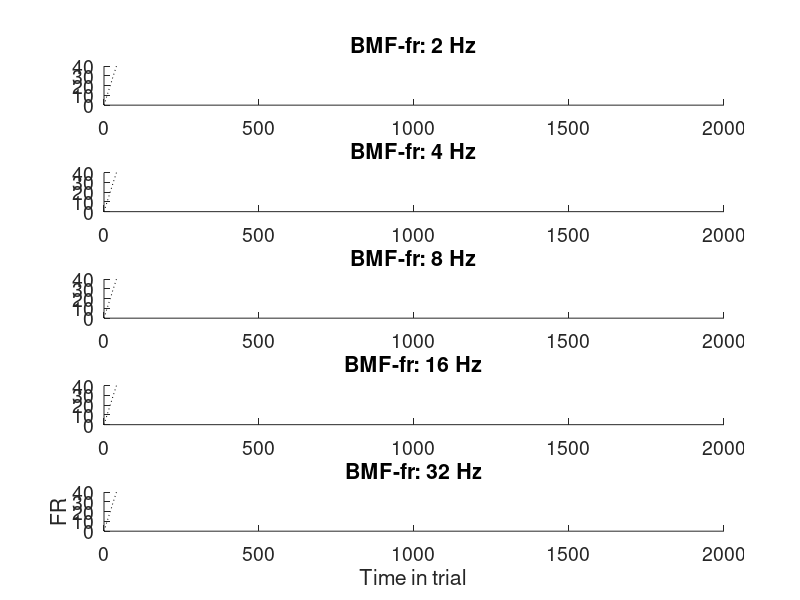

MATLAB code for this plot: (Note: this script raises an error after producing the figure.)
function trialTimeMPH(PlotThis,select_stim)
%
%  MPHanalyses( [subject, session, channel, clu] )
%   All inputs are optional. Any variables not specified will be cycled
%   through.
%   Uses the TrialData (newer) version of saving stimulus info.
%   
%   Excludes datapoints based on: min Ntrials, minFR. Option to exclude MU.
%   Option to plot only robust responders.
%
%  KP, 2018-04
%

% MPH consistency, reliability, etc 
%  as a function of previous stimulus
%  as a function of context 



global fn 
close  all

if nargin<1
    PlotThis = 'FR'; 'FF'; 'TrV'; 'VS'; 'CV'; 'r_all'; 'r_pdc';
    select_stim = 'iBMF_FR'; 'iBMF_VS'; 'iSync'; 'all';
elseif nargin==1
    select_stim = 'iBMF_FR'; 'iBMF_VS'; 'iSync'; 'all';
end

%!!!!!!!!!!!!!!!!!
SUonly   =  1;
%!!!!!!!!!!!!!!!!!
AMrespFilt =  1;
%!!!!!!!!!!!!!!!!!
FRcutoff =  1;%Hz 
%!!!!!!!!!!!!!!!!!
minTrs   =  10;
%!!!!!!!!!!!!!!!!!
spktimeSHIFT = -0;
%!!!!!!!!!!!!!!!!!
tVarBin = 31;
%!!!!!!!!!!!!!!!!!



%% Set up figure


set(0,'DefaultTextInterpreter','none')
set(0,'DefaultAxesFontSize',14)

switch PlotThis
    case 'FR'
        yminval = 0;
        ymaxval = 40;
    case 'FF'
        yminval = 0;
        ymaxval = 10;
    case 'TrV'
        yminval = 0;
        ymaxval = 0.7;
    case 'CV'
        yminval = 0;
        ymaxval = 4;
    case 'VS'
        yminval = 0;
        ymaxval = 1;
    case {'r_all' 'r_pdc'}
        yminval = 0;
        ymaxval = 1;
    otherwise
        keyboard
end

AMrates = [2 4 8 16 32];
ContextStr = {'Periodic' 'Irregular'};
SeqPosStr = {'Early' 'Late'};

% Set up figs
scrsz = get(0,'ScreenSize');
widescreen = [1 scrsz(4)/2 scrsz(3) scrsz(4)/2];

% Each rate separately
hf = figure;
set(hf,'Position',widescreen)
for ir = 1:numel(AMrates)
    hsp(ir)=subplot(numel(AMrates),1,ir); hold on
    plot([yminval ymaxval],[yminval ymaxval],':k'); 
    title(['BMF-fr: ' num2str(AMrates(ir)) ' Hz'])
    if ir==5
        ylabel(PlotThis)
        xlabel('Time in trial')
    end
end
linkaxes(hsp,'xy')
xlim([0 2000])
ylim([yminval ymaxval])
hold off


% Regress IR-Pdc difference against previous period, prev FR
hfppData=[];


% Set colors
colors = [ 250 250 250;...
            84  24  69;...
           120  10  41;...
           181   0  52;...
           255  87  51;...
           255 153   0]./255;
colors = [ colors; ...
            [37  84 156]./255 ;...
            [19 125 124]./255 ];
        
alphval = 1;
dotsize = 120;
        

%% Load Resp data table (with RCorr results)

fn = set_paths_directories('','',1);
q = load(fullfile(fn.processed,'RespStruct_allSU'));
Resp = q.Resp;

% Load IR stimulus rate vectors
q = load(fullfile(fn.stim,'rateVec_AC'));
rateVec_AC = q.buffer;
q = load(fullfile(fn.stim,'rateVec_DB'));
rateVec_DB = q.buffer;


N=0;

% Preallocate struct for results
FinalDPs=struct;
for ir=1:5
    for is=1:2
        FinalDPs(ir,is).Pdc = [];
        FinalDPs(ir,is).IR  = [];
        DP_TrV(ir,is).Pdc = [];
        DP_TrV(ir,is).IR  = [];
        DP_FR(ir,is).Pdc  = [];
        DP_FR(ir,is).IR   = [];
    end
end


%%  SUBJECTS

subjects = {'WWWlf_253395' 'WWWf_253400' };

for subj = 1:numel(subjects)

    subject = subjects{subj};
    
    switch subject
        case 'WWWf_253400'
            subjcol = 'k';
        case 'WWWlf_253395'
            subjcol = 'k';
    end
     

%%  SESSIONS

% Get list of sessions to check for sorted data

fn = set_paths_directories(subject,'',1);

SpkFns = dir(fullfile(fn.processed,subject,'*_Spikes.mat'));

Sessions = [];
for ifn = 1:numel(SpkFns)
    if length(char(extractBetween(SpkFns(ifn).name,'sess-','_Spikes')))==2
        Sessions = [Sessions; extractBetween(SpkFns(ifn).name,'sess-','_Spikes')];
    end
end

% Sessions = flipud(Sessions);

% Step through each session
for sess = Sessions'
    
session = char(sess);


if AMrespFilt %skip sessions with no Robust SUs
    SessResp = Resp(strcmp({Resp.Subject},subject)&strcmp({Resp.Session},session));
    if isempty(SessResp),  continue,   end
    
    % Here add call to a function that outputs the indices of SessResp 
    % that contain a responsive unit. With this method, the thresholds can
    % be flexibly changed.
    [sig_ids,SessResp] = identifyResponsiveUnits(SessResp);
    
    Channels = unique([SessResp(sig_ids).Channel]);
    
    if isempty(Channels), continue, end
    
else 
    Channels =  [1:7 9:16];
end


%%
% Load data files
fn = set_paths_directories(subject,session,1);
fprintf('Loading sess %s...\n',session)
filename = sprintf( '%s_sess-%s_Info'     ,subject,session); load(fullfile(fn.processed,subject,filename));
filename = sprintf( '%s_sess-%s_TrialData',subject,session); load(fullfile(fn.processed,subject,filename));
filename = sprintf( '%s_sess-%s_Spikes'   ,subject,session); load(fullfile(fn.processed,subject,filename));

% KS
% clusters = loadKiloSortClusters([fn.sessdata '/sorting'],24414)
% clusters = loadKiloSortClusters([fn.sessdata '/sorting'],Info.fs)


%% GET STIM INFO
[dBSPL,LP] = theseSoundParams(TrialData);
if numel(dBSPL)>1 || numel(LP)>1
    keyboard
end


%% STEP THROUGH EACH CHANNEL

for channel = Channels
        
    % Find clus to plot
    spikes = Spikes.sorted(channel);
    if AMrespFilt==0
        if ~any(spikes.labels(:,2)==2 | spikes.labels(:,2)==3) %no valid clus for this channel
            continue
        else
            Clus = spikes.labels(spikes.labels(:,2)==2 |spikes.labels(:,2)==3,1);
        end
    else
        Clus = SessResp([SessResp.Channel]==channel).Clu;
    end
    
    
    %% STEP THROUGH EACH CLU
    
    for clu = Clus'
        
        % GET SPIKETIMES
        
        if SUonly && (spikes.labels(spikes.labels(:,1)==clu,2) ~= 2)
            continue
        end
        
        switch spikes.labels(spikes.labels(:,1)==clu,2)
            case 2
                unType = 'SU';
            case 3
                unType = 'MU';
        end
        
        spiketimes = round(spikes.spiketimes(spikes.assigns==clu') * 1000);  %ms
        % spiketrials = spikes.trials(unit_in);
        spiketimes = spiketimes+spktimeSHIFT;
        
        if isempty(spiketimes)
            continue
        end
        
        ThisResp = SessResp([SessResp.Channel]==channel & [SessResp.Clu]==clu);
        
%         fprintf('-----------------------------\n')
        
        
        
        
        
        %% ################     NOW THE FUN STARTS     ##################
        
        
        
        
        
        
        
        %%
        %~~~~~~~~~~~~~~~~~~~~~~~~
        % Collect FR over session
        %~~~~~~~~~~~~~~~~~~~~~~~~
        
        bs_hist = 1;
        bs_smth = 20;
        
        [Stream_FRsmooth,Stream_zscore,Stream_Spikes] = convertSpiketimesToFR(spiketimes,...
            length(SpoutStream),TrialData.onset(1),TrialData.offset(1),bs_hist,bs_smth,'silence');
        
        
        % Check if unit has very low overall firing rate
        if mean(Stream_FRsmooth(TrialData.onset(1):end)) < FRcutoff
            continue
        end
        
        N = N+1;
        

        %%
        
        % Step through each combo of dBSPL, HP, AMdepth
        for spl = dBSPL
            for lpn = LP
                
%                 fprintf(' analyzing ch %i clu %i\n',channel,clu)
                
                % Get all stimuli presented with these parameters, given a
                % sufficient number of trials without diruptive artifact
                % while the animal was drinking
                
                all_TDidx = get_clean_trials(TrialData,Info.artifact(channel).trials,spl,lpn);
                
                allStim = unique(TrialData.trID(all_TDidx));
                
                
                %==========================================================
                % Set up empty data matrices for this unit
                %==========================================================
                
                MPH = table;
                
                MPH.ThisStimID   = nan;
                MPH.PrevStimID   = nan;
                MPH.AMrate       = 0;
                MPH.SeqPos       = nan;
                MPH.Starttime    = nan;
                MPH.Prev500msFR  = nan;
                MPH.Prev100msFR  = nan;
                MPH.PrevPd       = nan;
                MPH.raster       = {magic(3)};
                MPH.SPL          = 0;
                MPH.LPN          = 0;
                
                %==========================================================
                
                
                %% Collect this unit's data
                
                % . . . . . . . . . . . . . . . . . . . . . . . . . . . . .
                % For each STIMULUS   (IR first)
                % . . . . . . . . . . . . . . . . . . . . . . . . . . . . .
                                
                for istim = allStim'
                    
                    if istim==1, continue, end   %no MPH for unmodulated
                    
                    
                    %% 1) COLLECT AND SET SOME STIMULUS INFO 
                    
                    st_TDidx_ALL = all_TDidx(TrialData.trID(all_TDidx)==istim);
                    
                    %%%  plot for Trial and ITI stimuli separately
                    ITIflag = 0;%unique(TrialData.ITIflag(st_TDidx_ALL));
                    
                    for is = 1:numel(ITIflag)
                        
                        st_TDidx = st_TDidx_ALL(TrialData.ITIflag(st_TDidx_ALL) == ITIflag(is));
                        
                        pst_TDidx = nan(size(st_TDidx));
                        skip_it = [];
                        
                        for it = 1:numel(st_TDidx)
                            
                            % Get TD index of previous (clean) trial
                            
                            if (find(all_TDidx==st_TDidx(it))-1)==0 %if very first trial
                                skip_it = [skip_it it];
                                continue
                            end
                            pst_TDidx(it) = all_TDidx(find(all_TDidx==st_TDidx(it))-1);
                            
                            % Check how long between the onset of this trial
                            % and the offset of the previous trial. If there is
                            % a gap between them, skip this transition.
                            if (TrialData(st_TDidx(it),:).onset - TrialData(pst_TDidx(it),:).offset) > 1%ms
                                skip_it = [skip_it it];
                            end
                        end %it
                        
                        % Now have final trials to work with
                        st_TDidx(skip_it)  = [];
                        pst_TDidx = st_TDidx-1;
                        
                        % Get duration/timestamps
                        clear t1 t2 t3 Durations t_win
                        t2 = TrialData.onset(st_TDidx);
                        t3 = TrialData.offset(st_TDidx);
                        Durations(2) = mode(diff([t2 t3],1,2));
                        t3 = t2 + Durations(2);
                        Durations(1) = mode(diff([(TrialData.onset(pst_TDidx)) t2],1,2));
                        t1 = t2 - Durations(1);
                        
                        % Set the periods to gather
                        switch istim
                            case 7
                                allPds = rateVec_AC;
                            case 8
                                allPds = rateVec_DB;
                            otherwise
                                allPds = repmat(AMrates(istim-1),1,ceil(AMrates(istim-1)/Durations(2)*1000));
                        end
                        
                        
                        
                        %% 2) GET DATA
                        
                        
                        % Get number of trials for each transition
                        transN = nan(1,numel(unique(TrialData(pst_TDidx,:).trID)));
                        for pstid = unique(TrialData(pst_TDidx,:).trID)'
                            transN(pstid==unique(TrialData(pst_TDidx,:).trID)') = numel(find(TrialData(pst_TDidx,:).trID==pstid));
                        end
                        
                        
                        % . . . . . . . . . . . . . . . . . . . . . . . . . . .
                        % For each PREVIOUS stimulus
                        % . . . . . . . . . . . . . . . . . . . . . . . . . . .
                        
                        for pstid = unique(TrialData(pst_TDidx,:).trID)'
                            
                            % Create empty struct for gathering data
                            MPH_temp = struct();
                            for ipd = 1:numel(allPds)
                                MPH_temp(ipd).raster  = zeros(transN(pstid==unique(TrialData(pst_TDidx,:).trID)'),ceil(1000/allPds(ipd)));
                            end
                            
                            % Get TrialData indices for this transition and shuffle
                            trans_TDidx = find(TrialData(pst_TDidx,:).trID==pstid);
                            trans_TDidx = trans_TDidx(randperm(numel(trans_TDidx)));
                            
                            % Collect spikes/FR/rms for this transition
                            for it = 1:numel(trans_TDidx)
                                
%                                 if it>min(transN), continue, end  %truncate N trials at min
                                	newPds = t2(it)+[0 cumsum(1000./allPds)];
                                    
                                for ipd = 1:numel(allPds)
                                    
                                    sp=[]; sp = spiketimes( spiketimes>round(newPds(ipd)) & spiketimes<=round(newPds(ipd+1)-1) ) - round(newPds(ipd));
                                    
                                    % Determine whether this period was in
                                    % the first or second half of the trial
                                    seqPos = (ipd>(length(allPds)/2))+1;
                                    if (seqPos<1 || seqPos>2)
                                        keyboard
                                    end
                                    
                                    
                                    % Save some info about this period
                                    MPH_temp(ipd).thisrate(it)= allPds(ipd);                                    
                                    MPH_temp(ipd).seqPos      = seqPos;
                                    MPH_temp(ipd).pdtime(it)  = newPds(ipd)-t2(it);
                                    MPH_temp(ipd).Prev500msFR(it) = sum( spiketimes>=(newPds(ipd)-500) & spiketimes<=newPds(ipd))/500*1000;
                                    MPH_temp(ipd).Prev100msFR(it) = sum( spiketimes>=(newPds(ipd)-100) & spiketimes<=newPds(ipd))/100*1000;
                                    if ipd>1
                                        MPH_temp(ipd).PrevPd       = allPds(ipd-1);
                                    else
                                        prevTrID = TrialData(find([TrialData.onset]==t2(it))-1,:).trID;
                                        if prevTrID < 7 && prevTrID >1 %if previous stim was pdc
                                            MPH_temp(ipd).PrevPd   = AMrates(prevTrID-1);
                                        elseif prevTrID ==7
                                            MPH_temp(ipd).PrevPd   = rateVec_AC(end);
                                        elseif prevTrID ==8
                                            MPH_temp(ipd).PrevPd   = rateVec_DB(end);
                                        end
                                    end
                                    
                                    
                                    % Put spikes into corresponding raster
%                                     MPH_temp(AMrates==thesePds(ipd)).raster(min(transN)*(seqPos-1)+it,sp) = 1;
                                    MPH_temp(ipd).raster(it,sp) = 1;
                                    
                                    
                                end %ipd
                                
                            end %it
                            
                            
                            %~~~~~~~~~~~~~~~~~~~~~~~~~~~~~~~~~~~~~~~~~~~~~~~~~~
                            % Put the data just collected into the table
                            %    [ AMrate ThisStimID PrevStimID SeqPos Starttime Prev500msFR   * Prev500msPd PrevPd *   raster spl lpn ]
                            for ipd = 1:numel(allPds)
                                    
                                    Prev500msFR = mean(MPH_temp(ipd).Prev500msFR);
                                    Prev100msFR = mean(MPH_temp(ipd).Prev100msFR);
                                    PrevPd      = mode(MPH_temp(ipd).PrevPd);
                                    seqPos      = mode(MPH_temp(ipd).seqPos);
                                    starttime   = mode(round(MPH_temp(ipd).pdtime));
                                    
                                    MPH_addrow = {istim pstid allPds(ipd) seqPos starttime Prev500msFR Prev100msFR PrevPd  {MPH_temp(ipd).raster} spl lpn};
                                    MPH = [MPH; MPH_addrow];
                                    
                            end
                            %~~~~~~~~~~~~~~~~~~~~~~~~~~~~~~~~~~~~~~~~~~~~~~~~~~
                            
                            clear MPH_temp                            
                            
                            
                        end %pstid (prev stim id)
                        
                        
                    end %ITIflag (Trial or ITI)                    
                end %istim
                
                MPH(1,:) = [];
                
%                 mnNtrials = min(cell2mat(cellfun(@(x) size(x,1),MPH.raster,'UniformOutput',false)));
                
                


                
                %%  3) ANALYZE DATA
                
                
                % Rates to plot are selected by input variable select_stim,
                % using data from the Resp table. For example, can choose
                % to plot only this unit's BMF.
                
                if strcmp(select_stim,'all')
                    ThisResp.all = 1:5;
                    diffData_unit= [];
                end
                MTFdata = [];
                if ~isfield(ThisResp,select_stim)
                    continue
                end
                
                
                isp = ThisResp.(select_stim);
                
                subplot(hsp(isp)); hold on
                
                for stid = unique(MPH.ThisStimID)'
                    
                    thesePds = MPH(MPH.ThisStimID==stid,:);
                    
                    for ipd = 1:size(thesePds,1)
                        
                        plot(thesePds.Starttime(ipd),mean(mean(thesePds.raster{ipd},1))*1000,...
                            'o','MarkerEdgeColor',colors(1+find(AMrates==thesePds.AMrate(ipd)),:))
                        
                        
                        
                    end
                    
                    
                end
                
                
                keyboard
                
                
                
                anThisRate = AMrates(ThisResp.(select_stim));
                
                for this_rate = anThisRate
                                        
                    % - - - - - - - - - - - - - - - - - - - - - - - - - - -
                    % Get average periodic MPH
                    
                    MPHthisRate = MPH(MPH.AMrate==this_rate,:);
                    
                    iPdc = find(MPHthisRate.ThisStimID<7)';
                    iPdc  = randperm(length(iPdc));
                    iIR  = find(MPHthisRate.ThisStimID>=7)';
                    iIR  = randperm(length(iIR))+max(iPdc);
                    npds = min(length(iPdc),length(iIR));
                    
                    try
                    raster_AllPds = vertcat(MPHthisRate([iPdc(1:npds) iIR(1:npds)],:).raster{:});
                    MPH_AllPds = sum(raster_AllPds,1)./size(raster_AllPds,1)*1000;
                    
                    raster_PdcPds = vertcat(MPH(MPH.AMrate==this_rate & MPH.ThisStimID<7,:).raster{:});
                    MPH_PdcPds = sum(raster_PdcPds,1)./size(raster_PdcPds,1)*1000;
                    catch
                        keyboard
                    end
                    
                    % - - - - - - - - - - - - - - - - - - - - - - - - - - -
                    % Get IR context first, and collect starttimes to match
                    
                    Period = 1000/this_rate;
                    theseIRs = unique(MPH.ThisStimID(MPH.ThisStimID>6))';
                    PdData = struct;
                    
                    for IRstim = theseIRs
                        
                        subMPH = MPH(MPH.ThisStimID==IRstim & MPH.AMrate==this_rate,:);
                        
                        if isempty(subMPH), continue, end
                                                
                        for iseq = 1:2
                            
                            % Preallocate
                            FR       = nan(1,numel(subMPH(subMPH.SeqPos==iseq,:).raster));
                            SEM      = nan(1,numel(subMPH(subMPH.SeqPos==iseq,:).raster));
                            FF       = nan(1,numel(subMPH(subMPH.SeqPos==iseq,:).raster));
                            TrV      = nan(1,numel(subMPH(subMPH.SeqPos==iseq,:).raster));
                            CV       = nan(1,numel(subMPH(subMPH.SeqPos==iseq,:).raster));
                            VS       = nan(1,numel(subMPH(subMPH.SeqPos==iseq,:).raster));
                            rMPH_all = nan(2,numel(subMPH(subMPH.SeqPos==iseq,:).raster));
                            rMPH_pdc = nan(2,numel(subMPH(subMPH.SeqPos==iseq,:).raster));
                            
                            for ipst = 1:numel(subMPH(subMPH.SeqPos==iseq,:).raster)
                                
                                raster = subMPH(subMPH.SeqPos==iseq,:).raster{ipst};
                                if ~(ceil(Period)==size(raster,2))
                                    keyboard
                                end
                                
                                FR(ipst)  = sum(sum( raster ))/size(raster,1)/Period*1000; 
                                SEM(ipst) = std(sum(raster,2)/Period*1000) / sqrt(size(raster,1));
                                FF(ipst)  = var(sum(raster,2)/Period*1000) / mean(sum(raster,2)/Period*1000);
                                TrV(ipst) = calc_binned_bootstrapped_TrTrVar(raster,tVarBin);
                                CV(ipst)  = calc_binned_bootstrapped_CV(raster,tVarBin);
                                [r,p] = corrcoef(MPH_AllPds,sum(raster,1)/size(raster,1)*1000);
                                rMPH_all(:,ipst) = [r(1,2); p(1,2)];
                                [r,p] = corrcoef(MPH_PdcPds,sum(raster,1)/size(raster,1)*1000);
                                rMPH_pdc(:,ipst) = [r(1,2); p(1,2)];
                                
                                % Reformat raster for VS calculation
                                spktimes=[];
                                for it = 1:size(raster,1)
                                    spktimes = [spktimes find(raster(it,:)) + (it-1)*Period];
                                end
                                VS(ipst) = vectorstrength(spktimes,Period);
                                
                            end
                            
                            % Average over previous stimuli and save for
                            % comparison
                            
                            idx = 2*(IRstim-7) + iseq;
                            
                            PdData(idx,1).stimID = IRstim;
                            PdData(idx,1).seqPos = iseq;
                            PdData(idx,1).starttime = mode(subMPH(subMPH.SeqPos==iseq,:).Starttime);
                            PdData(idx,1).FR  = mean(FR,'omitnan');
                            PdData(idx,1).SEM = mean(SEM,'omitnan');
                            PdData(idx,1).FF  = mean(FF,'omitnan');
                            PdData(idx,1).TrV = mean(TrV,'omitnan');
                            PdData(idx,1).CV  = mean(CV,'omitnan');
                            PdData(idx,1).VS  = mean(VS,'omitnan');
                            PdData(idx,1).r_all  = mean(rMPH_all(1,:));
                            PdData(idx,1).p_all  = mean(rMPH_all(2,:));
                            PdData(idx,1).r_pdc  = mean(rMPH_pdc(1,:));
                            PdData(idx,1).p_pdc  = mean(rMPH_pdc(2,:));
                            PdData(idx,1).prFR500 =  mean(subMPH(subMPH.SeqPos==iseq,:).Prev500msFR);
                            PdData(idx,1).prFR100 =  mean(subMPH(subMPH.SeqPos==iseq,:).Prev100msFR);
                            PdData(idx,1).prPd =  mode(subMPH(subMPH.SeqPos==iseq,:).PrevPd);
                                                        
                            
                        end %iseq
                        
                        
                    end %IRstim -- IRREGULAR first
                    
                    
                    % - - - - - - - - - - - - - - - - - - - - - - - - - - -
                    % Now get matching PERIODIC context data
                    
                    subMPH = MPH(MPH.ThisStimID<7 & MPH.AMrate==this_rate,:);
                    pdcstarttimes = unique(subMPH.Starttime)';
                    
                    for iIRpd = 1:size(PdData,1)
                        
                        if isempty(PdData(iIRpd,1).stimID)
                            continue
                        end
                        
                        IRstim = PdData(iIRpd,1).stimID;
                        iseq = PdData(iIRpd,1).seqPos;
                        idx = 2*(IRstim-7) + iseq;
                        if idx~=iIRpd, keyboard, end
                        
                        strtdiffs = PdData(idx,1).starttime - pdcstarttimes;
                        [~,ipd] = min(strtdiffs(strtdiffs>=0));
                        
                        % Preallocate
                        FR  = nan(1,numel(subMPH(subMPH.Starttime==pdcstarttimes(ipd),:).raster));
                        SEM = nan(1,numel(subMPH(subMPH.Starttime==pdcstarttimes(ipd),:).raster));
                        FF  = nan(1,numel(subMPH(subMPH.Starttime==pdcstarttimes(ipd),:).raster));
                        TrV = nan(1,numel(subMPH(subMPH.Starttime==pdcstarttimes(ipd),:).raster));
                        CV  = nan(1,numel(subMPH(subMPH.Starttime==pdcstarttimes(ipd),:).raster));
                        VS  = nan(1,numel(subMPH(subMPH.Starttime==pdcstarttimes(ipd),:).raster));
                        rMPH_all = nan(2,numel(subMPH(subMPH.Starttime==pdcstarttimes(ipd),:).raster));
                        rMPH_pdc = nan(2,numel(subMPH(subMPH.Starttime==pdcstarttimes(ipd),:).raster));
                        
                        for ipst = 1:numel(subMPH(subMPH.Starttime==pdcstarttimes(ipd),:).raster)
                            
                            raster = subMPH(subMPH.Starttime==pdcstarttimes(ipd),:).raster{ipst};
                            if ~(ceil(Period)==size(raster,2))
                                keyboard
                            end
                            
                            FR(ipst)   = sum(sum( raster ))/size(raster,1)/Period*1000;
                            SEM(ipst)  = std(sum(raster,2)/Period*1000) / sqrt(size(raster,1));
                            FF(ipst)   = var(sum(raster,2)/Period*1000) / mean(sum(raster,2)/Period*1000);
                            TrV(ipst)  = calc_binned_bootstrapped_TrTrVar(raster,tVarBin);
                            CV(ipst)   = calc_binned_bootstrapped_CV(raster,tVarBin);
                            [r,p] = corrcoef(MPH_AllPds,sum(raster,1)/size(raster,1)*1000);
                            rMPH_all(:,ipst) = [r(1,2); p(1,2)];
                            [r,p] = corrcoef(MPH_PdcPds,sum(raster,1)/size(raster,1)*1000);
                            rMPH_pdc(:,ipst) = [r(1,2); p(1,2)];
                            
                            % Reformat raster for VS calculation
                            spktimes=[];
                            for it = 1:size(raster,1)
                                spktimes = [spktimes find(raster(it,:)) + (it-1)*Period];
                            end
                            VS(ipst) = vectorstrength(spktimes,Period);
                            
                        end %ipst
                        
                        
                        PdData(idx,2).stimID = this_rate;
                        PdData(idx,2).seqPos = iseq;
                        PdData(idx,2).starttime = mode(subMPH(subMPH.Starttime==pdcstarttimes(ipd),:).Starttime);
                        PdData(idx,2).FR  = mean(FR,'omitnan');
                        PdData(idx,2).SEM = mean(SEM,'omitnan');
                        PdData(idx,2).FF  = mean(FF,'omitnan');
                        PdData(idx,2).TrV = mean(TrV,'omitnan');
                        PdData(idx,2).CV  = mean(CV,'omitnan');
                        PdData(idx,2).VS  = mean(VS,'omitnan');
                        PdData(idx,2).r_all  = mean(rMPH_all(1,:));
                        PdData(idx,2).p_all  = mean(rMPH_all(2,:));
                        PdData(idx,2).r_pdc  = mean(rMPH_pdc(1,:));
                        PdData(idx,2).p_pdc  = mean(rMPH_pdc(2,:));
                        PdData(idx,2).prFR500 =  mean(subMPH(subMPH.Starttime==pdcstarttimes(ipd),:).Prev500msFR);
                        PdData(idx,2).prFR100 =  mean(subMPH(subMPH.Starttime==pdcstarttimes(ipd),:).Prev100msFR);
                        PdData(idx,2).prPd    =  mode(subMPH(subMPH.Starttime==pdcstarttimes(ipd),:).PrevPd);
                        
                        
                        % Save MTF data
                        MTFdata = [MTFdata; PdData(idx,1).stimID  iseq  find(AMrates==this_rate) PdData(idx,2).(PlotThis) PdData(idx,1).(PlotThis) ];

                        
                        
                        %% Add datapoints to population plots
                        
                        % CONTEXT COMPARISON
                        
                        % Each AM rate, Early/Late
                        figure(hf); hold on
                        subplot(hsp(AMrates==this_rate,iseq)); hold on
                        
                        switch PlotThis
                            
                            case 'FR'                                
                                errorbar(PdData(idx,2).FR, PdData(idx,1).FR, PdData(idx,2).SEM,'horizontal','Color',colors(subMPH.ThisStimID(1),:))
                                errorbar(PdData(idx,2).FR, PdData(idx,1).FR, PdData(idx,1).SEM,'vertical','Color',colors(subMPH.ThisStimID(1),:))
                                scatter(PdData(idx,2).FR, PdData(idx,1).FR,dotsize,'o',...
                                    'MarkerFaceColor',colors(subMPH.ThisStimID(1),:),'MarkerEdgeColor',colors(subMPH.ThisStimID(1),:),...
                                    'MarkerFaceAlpha',alphval,'MarkerEdgeAlpha',alphval)
                                
                            case {'FF' 'TrV' 'VS' 'CV' 'r_all' 'r_pdc'}
                                scatter(PdData(idx,2).(PlotThis), PdData(idx,1).(PlotThis),dotsize,'o',...
                                    'MarkerFaceColor',colors(subMPH.ThisStimID(1),:),'MarkerEdgeColor',colors(subMPH.ThisStimID(1),:),...
                                    'MarkerFaceAlpha',alphval,'MarkerEdgeAlpha',alphval)
                                
                        end
                        hold off
                        
                        % Overlay -- All
                        figure(hfo); hold on                        
                        switch PlotThis
                            
                            case 'FR'
                                errorbar(PdData(idx,2).FR, PdData(idx,1).FR, PdData(idx,2).SEM,'horizontal','Color',colors(subMPH.ThisStimID(1),:))
                                errorbar(PdData(idx,2).FR, PdData(idx,1).FR, PdData(idx,1).SEM,'vertical','Color',colors(subMPH.ThisStimID(1),:))
                                scatter(PdData(idx,2).FR, PdData(idx,1).FR,dotsize,'o',...
                                    'MarkerFaceColor',colors(subMPH.ThisStimID(1),:),'MarkerEdgeColor',colors(subMPH.ThisStimID(1),:),...
                                    'MarkerFaceAlpha',alphval,'MarkerEdgeAlpha',alphval)
                                
                            case {'FF' 'TrV' 'VS' 'CV' 'r_all' 'r_pdc'}
                                scatter(PdData(idx,2).(PlotThis), PdData(idx,1).(PlotThis),dotsize,'o',...
                                    'MarkerFaceColor',colors(subMPH.ThisStimID(1),:),'MarkerEdgeColor',colors(subMPH.ThisStimID(1),:),...
                                    'MarkerFaceAlpha',alphval,'MarkerEdgeAlpha',alphval)                                
                        end
                        hold off
                        
                        % Overlay -- Early/Late
                        figure(hfoel); hold on
                        subplot(hsel(iseq)); hold on
                        switch PlotThis
                            
                            case 'FR'
                                errorbar(PdData(idx,2).FR, PdData(idx,1).FR, PdData(idx,2).SEM,'horizontal','Color',colors(subMPH.ThisStimID(1),:))
                                errorbar(PdData(idx,2).FR, PdData(idx,1).FR, PdData(idx,1).SEM,'vertical','Color',colors(subMPH.ThisStimID(1),:))
                                scatter(PdData(idx,2).FR, PdData(idx,1).FR,dotsize,'o',...
                                    'MarkerFaceColor',colors(subMPH.ThisStimID(1),:),'MarkerEdgeColor',colors(subMPH.ThisStimID(1),:),...
                                    'MarkerFaceAlpha',alphval,'MarkerEdgeAlpha',alphval)
                                
                            case {'FF' 'TrV' 'VS' 'CV' 'r_all' 'r_pdc'}
                                scatter(PdData(idx,2).(PlotThis), PdData(idx,1).(PlotThis),dotsize,'o',...
                                    'MarkerFaceColor',colors(subMPH.ThisStimID(1),:),'MarkerEdgeColor',colors(subMPH.ThisStimID(1),:),...
                                    'MarkerFaceAlpha',alphval,'MarkerEdgeAlpha',alphval)
                        end
                        hold off
                        
                        
                        
                        % CONTEXT DIFF AS A FUNCTION OF STIMULUS
                        
                        if strcmp(select_stim,'all')
                            
                            diffData_unit = [diffData_unit; find(AMrates==this_rate) PdData(idx,1).(PlotThis)-PdData(idx,2).(PlotThis) idx];
                            
                            % By AM rate
                            figure(hfdr); hold on
                            plot(find(AMrates==this_rate), PdData(idx,1).(PlotThis)-PdData(idx,2).(PlotThis),...
                                'ok','MarkerSize',10)
                            hold off
                            
                            hfdrData = [hfdrData; find(AMrates==this_rate) PdData(idx,1).(PlotThis)-PdData(idx,2).(PlotThis)];
                            
                            % By distance to BMF-fr
                            if isfield(ThisResp,'iBMF_FR') && ~isempty(ThisResp.iBMF_FR)
                                
                                figure(hfdd); hold on
                                plot( find(AMrates==this_rate)-ThisResp.iBMF_FR, PdData(idx,1).(PlotThis)-PdData(idx,2).(PlotThis),...
                                    'ok','MarkerSize',10)
                                hold off
                                
                                hfddData = [hfddData; find(AMrates==this_rate)-ThisResp.iBMF_FR PdData(idx,1).(PlotThis)-PdData(idx,2).(PlotThis)];
                            end
                        end
                        
                        
                        
                        % CONTEXT DIFF AS A FUNCTION OF PREVIOUS PD AND FR
                        
                        diffRaw  = PdData(idx,1).(PlotThis)-PdData(idx,2).(PlotThis);
                        diffNorm = (PdData(idx,1).(PlotThis)-PdData(idx,2).(PlotThis))/PdData(idx,2).(PlotThis);
                        hfppData = [hfppData; this_rate  diffNorm  PdData(idx,1).prFR500  PdData(idx,1).prFR100  PdData(idx,1).prPd ];
                        
                        
                        
                        
                        %% Add datapoint to vectors for stats
                        
                        FinalDPs(this_rate==AMrates,iseq).Pdc = [ FinalDPs(this_rate==AMrates,iseq).Pdc   PdData(idx,2).(PlotThis)  ];
                        FinalDPs(this_rate==AMrates,iseq).IR  = [ FinalDPs(this_rate==AMrates,iseq).IR    PdData(idx,1).(PlotThis) ];
                        
                        DP_TrV(this_rate==AMrates,iseq).Pdc = [ DP_TrV(this_rate==AMrates,iseq).Pdc   PdData(idx,2).TrV ];
                        DP_TrV(this_rate==AMrates,iseq).IR  = [ DP_TrV(this_rate==AMrates,iseq).IR    PdData(idx,1).TrV ];
                        DP_FR(this_rate==AMrates,iseq).Pdc  = [ DP_FR(this_rate==AMrates,iseq).Pdc    PdData(idx,2).FR ];
                        DP_FR(this_rate==AMrates,iseq).IR   = [ DP_FR(this_rate==AMrates,iseq).IR     PdData(idx,1).FR ];
                        
                        
                        
                    end %iIRpd
                                        
                end  %this_rate
                
                
                %% ======================   MTF   ======================  
%                 figure(hfmtf); cla;  hold on
%                 for iirst = unique(MTFdata(:,1))'
%                     plot(MTFdata(MTFdata(:,2)==1 & MTFdata(:,1)==iirst,3), MTFdata(MTFdata(:,2)==1 & MTFdata(:,1)==iirst,4),'Color',[0 0 0],'LineWidth',2)
%                     plot(MTFdata(MTFdata(:,2)==2 & MTFdata(:,1)==iirst,3), MTFdata(MTFdata(:,2)==2 & MTFdata(:,1)==iirst,4),'Color',0.5*[1 1 1],'LineWidth',2)
%                     plot(MTFdata(MTFdata(:,2)==1 & MTFdata(:,1)==iirst,3), MTFdata(MTFdata(:,2)==1 & MTFdata(:,1)==iirst,5),'b','LineWidth',2)
%                     plot(MTFdata(MTFdata(:,2)==2 & MTFdata(:,1)==iirst,3), MTFdata(MTFdata(:,2)==2 & MTFdata(:,1)==iirst,5),'c','LineWidth',2)
%                 end
%                 keyboard
                
                
%                 % If want to plot lines between datapoints of same unit: 
%                 if strcmp(select_stim,'all')
%                     
%                     for ii = 1:max(diffData_unit(:,3))
%                         
%                         data = diffData_unit(diffData_unit(:,3)==ii,:);
%                         
%                         figure(hfdr); hold on
%                         plot(data(:,1), data(:,2), 'o-k','MarkerSize',10)
%                         hold off
%                         
%                         if isfield(ThisResp,'iBMF_FR') && ~isempty(ThisResp.iBMF_FR)
%                             
%                             figure(hfdd); hold on
%                             plot( data(:,1)-ThisResp.iBMF_FR, data(:,2), 'o-k','MarkerSize',10)
%                             hold off
%                         end 
%                         
%                     end
%                 end
                
                
                
                %%   End of datapoint
                                
            end %lpn
        end %spl
    end %clu
end %channel
end %sessions
end %subjects



%%  STATS

figure(hf); hold on
suptitle(sprintf('%s for each period\nselect stim: %s',PlotThis,select_stim))
try
for ir=1:5
    for is=1:2
        
        if numel(FinalDPs(ir,is).Pdc)>1
            
            %% Effect of context
            % Get correlation of datapoints between contexts
            [r,p_r] = corrcoef( FinalDPs(ir,is).Pdc, FinalDPs(ir,is).IR);
            % Perform t-test of datapoints between contexts
            [~,p_t] = ttest2(   FinalDPs(ir,is).Pdc, FinalDPs(ir,is).IR);
            % Perform non-parametric (paired) Wilcoxon sign rank test of datapoints between contexts
            p_wsr   = signrank( FinalDPs(ir,is).Pdc, FinalDPs(ir,is).IR, 'method', 'exact');
            %         p_st =signtest(FinalDPs(ir,is).Pdc, FinalDPs(ir,is).IR); %similar
            %         to rank sign test but less powerful
            
            
            % Save stats
            FinalDPs(ir,is).stats.r     = r(1,2);
            FinalDPs(ir,is).stats.p_r   = p_r(1,2);
            FinalDPs(ir,is).stats.p_t   = p_t;
            FinalDPs(ir,is).stats.p_wsr = p_wsr;
            
        else
            % Save stats
            FinalDPs(ir,is).stats.r     = nan;
            FinalDPs(ir,is).stats.p_r   = nan;
            FinalDPs(ir,is).stats.p_t   = nan;
            FinalDPs(ir,is).stats.p_wsr = nan;
        end
        
        % Print in plots 
        subplot(hsp(ir,is)); hold on
%         title(sprintf('r=%2.2f, p=%2.2f\nwx sign rank p=%2.2f',r(1,2),p_r(1,2),p_wsr))
        title(sprintf('WSR p=%0.2e',p_wsr))
        
    end
    
    %% Effect of timing
    
    
    if numel(FinalDPs(ir,1).Pdc)>1
        
        % Get correlation of datapoints from early and late times, of each context
        [r_Pdc,p_r_Pdc] =  corrcoef( FinalDPs(ir,1).Pdc, FinalDPs(ir,2).Pdc);
        [r_IR,p_r_IR]   =  corrcoef( FinalDPs(ir,1).IR,  FinalDPs(ir,2).IR);
        % Perform non-parametric (paired) Wilcoxon sign rank test of periodic/IR correlation coefficients
        p_wsr_Pdc       =  signrank( FinalDPs(ir,1).Pdc, FinalDPs(ir,2).Pdc, 'method', 'exact');
        p_wsr_IR        =  signrank( FinalDPs(ir,1).IR,  FinalDPs(ir,2).IR,  'method', 'exact');
        
        % Save stats
        FinalDPs(ir,1).stats.r_time_Pdc     =  r_Pdc(1,2);
        FinalDPs(ir,1).stats.r_time_IR      =  r_IR(1,2);
        FinalDPs(ir,1).stats.p_r_time_Pdc   =  p_r_Pdc(1,2);
        FinalDPs(ir,1).stats.p_r_time_IR    =  p_r_IR(1,2);
        FinalDPs(ir,1).stats.p_wsr_time_Pdc =  p_wsr_Pdc;
        FinalDPs(ir,1).stats.p_wsr_time_IR  =  p_wsr_IR;
        
    else
        % Save stats
        FinalDPs(ir,1).stats.r_time_Pdc     =  nan;
        FinalDPs(ir,1).stats.r_time_IR      =  nan;
        FinalDPs(ir,1).stats.p_r_time_Pdc   =  nan;
        FinalDPs(ir,1).stats.p_r_time_IR    =  nan;
        FinalDPs(ir,1).stats.p_wsr_time_Pdc =  nan;
        FinalDPs(ir,1).stats.p_wsr_time_IR  =  nan;
    end
    

    
end
hold off
catch
    keyboard
end

% Stats on Overlay data - Early/Late
p_wsr_Early = signrank([FinalDPs(:,1).Pdc],[FinalDPs(:,1).IR]);
p_wsr_Late  = signrank([FinalDPs(:,2).Pdc],[FinalDPs(:,2).IR]);
FinalDPs(1,1).stats.p_wsr_Early = p_wsr_Early;
FinalDPs(1,2).stats.p_wsr_Late  = p_wsr_Late;

figure(hfoel); hold on
subplot(hsel(1)); hold on
title(sprintf('%s for each %s period\nselect stim: %s\nWSR p=%0.2e',PlotThis,SeqPosStr{1},select_stim,p_wsr_Early))
subplot(hsel(2)); hold on
title(sprintf('%s for each %s period\nselect stim: %s\nWSR p=%0.2e',PlotThis,SeqPosStr{2},select_stim,p_wsr_Late))
hold off


% Stats on Overlay data - All
p_wsr_ALL = signrank([FinalDPs.Pdc],[FinalDPs.IR]);
FinalDPs(1,1).stats.p_wsr_allRates = p_wsr_ALL;

figure(hfo);
title(sprintf('%s for each period\nselect stim: %s\nWSR p=%0.2e',PlotThis,select_stim,p_wsr_ALL))


%% Check relationship between TrV and FR
% 
% % Context diff then TrV vs FR
% figure;
% subplot(1,2,1); hold on
% plot(([DP_TrV.IR]-[DP_TrV.Pdc]),([DP_FR.IR]-[DP_FR.Pdc]),'xk' )
% xlabel('TrV(IR) - TrV(Pdc)')
% ylabel('FR(IR) - FR(Pdc)')
% [r,p]=corrcoef(([DP_TrV.IR]-[DP_TrV.Pdc]),([DP_FR.IR]-[DP_FR.Pdc]));
% title(sprintf('TrV context diff vs. FR context diff\nr = %0.3f, p = %0.2e',r(1,2),p(1,2)))
% 
% 
% % TrV/FR then Pdc vs IR
% normVar_Pdc = [DP_TrV.Pdc]./[DP_FR.Pdc];
% normVar_IR  = [DP_TrV.IR]./[DP_FR.IR];
% rm_i = find(isnan(normVar_Pdc));
% rm_i = [rm_i find(isnan(normVar_IR))];
% normVar_Pdc(rm_i) = [];
% normVar_IR(rm_i)  = [];
% 
% subplot(1,2,2); hold on
% plot(normVar_Pdc,normVar_IR,'xk' )
% xlabel('TrV/FR (Pdc)')
% ylabel('TrV/FR (IR)')
% [r,p]=corrcoef(normVar_Pdc,normVar_IR);
% title(sprintf('Normalized variability (TrV/FR), Pdc vs IR\nr = %0.3f, p = %0.2e',r(1,2),p(1,2)))



%% IR-Pdc diff against AM rate/distance to BMF
if strcmp(select_stim,'all')
    figure(hfdr); hold on
    boxplot(hfdrData(:,2)',hfdrData(:,1)','Positions',unique(hfdrData(:,1))','Colors','r','notch','on')
    h=findobj(gca,'Tag','Median'); j=findobj(gca,'Tag','Box');
    for ih=1:numel(h)
        h(ih).LineWidth = 4;
        j(ih).LineWidth = 2;
    end
    [p,ant,stats] = kruskalwallis(hfdrData(:,2)',hfdrData(:,1)','off');
    title(sprintf('%s context diff as a fct of AM rate\nKW p=%0.2e',PlotThis,p))
    hold off
    
    figure(hfdd); hold on
    boxplot(hfddData(:,2)',hfddData(:,1)','Positions',unique(hfddData(:,1))','Colors','r','notch','on')
    h=findobj(gca,'Tag','Median'); j=findobj(gca,'Tag','Box');
    for ih=1:numel(h)
        h(ih).LineWidth = 4;
        j(ih).LineWidth = 2;
    end
    [p,ant,stats] = kruskalwallis(hfddData(:,2)',hfddData(:,1)','off');
    title(sprintf('%s context diff as a fct of distance from BMF-fr\nKW p=%0.2e',PlotThis,p))
    hold off
end



%% Check for a relationship between IR/Pdc response and prev pd and prev FR
% 
% figure;
% hold on
% for ir=1:5 
%     subplot(1,5,ir); hold on
%     ihf = hfppData(:,1)==AMrates(ir);
%     plot(hfppData(ihf,3), hfppData(ihf,2), 'xk','LineWidth',2,'MarkerSize',10)
%     title([num2str(AMrates(ir)) ' Hz period'])
%     set(gca,'xlim',[0 35],'xscale','linear','ylim',2*[-1 1])
%     hold off
% end
% suptitle('prev 500 ms FR')
% hold off
% 
% 
% figure;
% hold on
% for ir=1:5 
%     subplot(1,5,ir); hold on
%     ihf = hfppData(:,1)==AMrates(ir);
%     plot(hfppData(ihf,4), hfppData(ihf,2), 'xk','LineWidth',2,'MarkerSize',10)
%     title([num2str(AMrates(ir)) ' Hz period'])
%     set(gca,'xlim',[0 35],'xscale','linear','ylim',2*[-1 1])
%     hold off
% end
% suptitle('prev 100 ms FR')
% hold off
% 
% figure;
% hold on
% for ir=1:5 
%     subplot(1,5,ir); hold on
%     ihf = hfppData(:,1)==AMrates(ir);
%     plot(hfppData(ihf,5), hfppData(ihf,2), 'xk','LineWidth',2,'MarkerSize',10)
%     title([num2str(AMrates(ir)) ' Hz period'])
%     set(gca,'xlim',[1 64],'xscale','log','ylim',2*[-1 1])
%     hold off
% end
% suptitle('prev Pd')
% hold off




%% Save figure(s)

savedir = fullfile(fn.processed,'MPHmetrics','floor');
if SUonly==1
    savedir = [savedir '/SU'];
end
if ~exist(savedir,'dir')
    mkdir([savedir '/svg']);
    mkdir([savedir '/eps']);
end
savename = sprintf('MPHs_Context_%s_%s',PlotThis,select_stim);

% eps
print_eps_kp(hf,fullfile([savedir '/eps'],[savename '_each']))
print_eps_kp(hfo,fullfile([savedir '/eps'],[savename '_overlay']))
% svg
print_svg_kp(hf,fullfile([savedir '/svg'],[savename '_each']))
print_svg_kp(hfo,fullfile([savedir '/svg'],[savename '_overlay']))

if strcmp(select_stim,'all')
    % eps
    print_eps_kp(hfdr,fullfile([savedir '/eps'],[savename '_indAMrate']))
    print_eps_kp(hfdd,fullfile([savedir '/eps'],[savename '_indBMFdiff']))
    % svg
    print_svg_kp(hfdr,fullfile([savedir '/svg'],[savename '_indAMrate']))
    print_svg_kp(hfdd,fullfile([savedir '/svg'],[savename '_indBMFdiff']))
end


% Also save stats
save(fullfile(savedir,savename),'FinalDPs','-v7.3')




end %function
